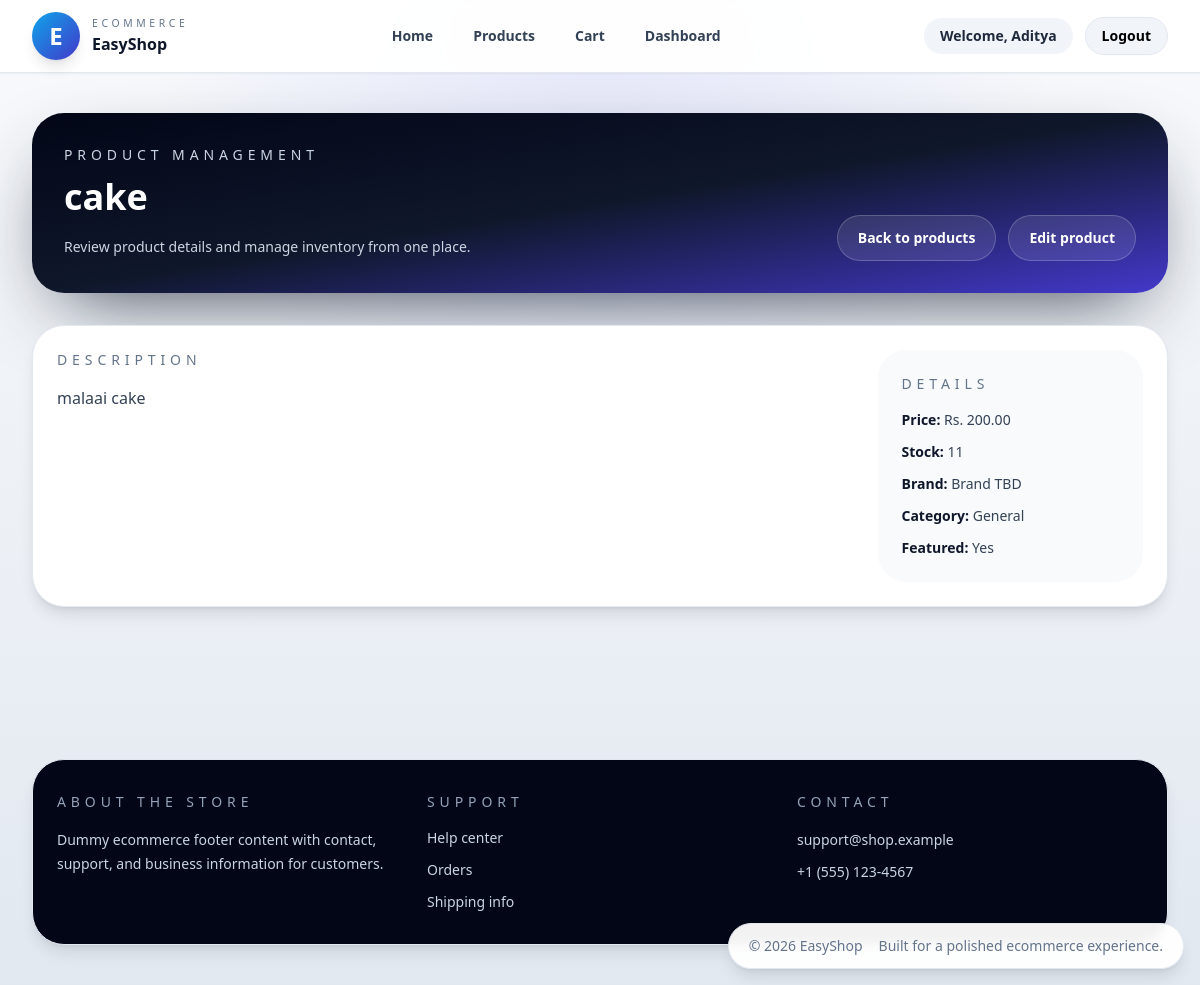
/admin-products/2/ (signed in), run on the app's committed database.
### store/models.py (models this page shows, shortened)
class Product(models.Model):
    name = models.CharField(max_length=200)
    description = models.TextField()
    price = models.DecimalField(max_digits=10, decimal_places=2)
    stock = models.IntegerField(default=10)
    image_url = models.URLField(blank=True, null=True)
    featured = models.BooleanField(default=False)
    brand = models.CharField(max_length=200, blank=True, default='')
    category = models.CharField(max_length=200, blank=True, default='')
    @property
    def description_html(self):
        return mark_safe(markdown.markdown(self.description, extensions=['extra', 'fenced_code']))

### store/views.py (the view)
# urls.py: path('admin-products/<int:product_id>/', views.admin_product_detail, name='admin_product_detail'),
@login_required(login_url='login')
def admin_product_detail(request, product_id):
    if not request.user.is_staff and not request.user.is_superuser:
        messages.error(request, 'You do not have access to this area.')
        return redirect('product_list')
    product = get_object_or_404(Product, id=product_id)
    return render(request, 'store/admin_product_detail.html', {
        'product': product,
    })

### store/templates/store/admin_product_detail.html (shortened to what this page needs)
{% extends 'store/base.html' %}
{% block content %}
<div class="space-y-8">
    <section class="rounded-[2rem] bg-gradient-to-br from-slate-950 via-slate-900 to-indigo-700 p-8 text-white shadow-[0_30px_80px_-30px_rgba(15,23,42,0.85)]">
        <div class="flex flex-col gap-4 lg:flex-row lg:items-end lg:justify-between">
            <div>
                <p class="text-sm uppercase tracking-[0.35em] text-slate-300">Product management</p>
                <h1 class="mt-3 text-3xl font-bold sm:text-4xl">{{ product.name }}</h1>
                <p class="mt-4 max-w-2xl text-sm leading-7 text-slate-300">Review product details and manage inventory from one place.</p>
            </div>
            <div class="flex flex-wrap gap-3">
                <a href="{% url 'admin_products' %}" class="inline-flex items-center justify-center rounded-full border border-white/20 bg-white/10 px-5 py-3 text-sm font-semibold text-white transition hover:bg-white/20">Back to products</a>
                <a href="{% url 'admin_product_update' product.id %}" class="inline-flex items-center justify-center rounded-full border border-white/20 bg-white/10 px-5 py-3 text-sm font-semibold text-white transition hover:bg-white/20">Edit product</a>
            </div>
        </div>
    </section>
    <section class="rounded-[2rem] border border-slate-200 bg-white p-6 shadow-lg">
        <div class="grid gap-6 lg:grid-cols-[0.75fr_0.25fr]">
            <div>
                <p class="text-sm uppercase tracking-[0.35em] text-slate-500">Description</p>
                <div class="mt-4 prose max-w-none text-slate-700">{{ product.description_html|safe }}</div>
            </div>
            <div class="rounded-[1.75rem] bg-slate-50 p-6">
                <p class="text-sm uppercase tracking-[0.35em] text-slate-500">Details</p>
                <ul class="mt-4 space-y-3 text-sm text-slate-700">
                    <li><strong class="text-slate-900">Price:</strong> Rs. {{ product.price }}</li>
                    <li><strong class="text-slate-900">Stock:</strong> {{ product.stock }}</li>
                    <li><strong class="text-slate-900">Brand:</strong> {{ product.brand|default:'Brand TBD' }}</li>
                    <li><strong class="text-slate-900">Category:</strong> {{ product.category|default:'General' }}</li>
                    <li><strong class="text-slate-900">Featured:</strong> {{ product.featured|yesno:'Yes,No' }}</li>
                </ul>
            </div>
        </div>
    </section>
</div>
{% endblock %}

### store/templates/store/base.html (shortened to what this page needs)
<!DOCTYPE html>
<html lang="en">
<head>
    <script src="https://cdn.tailwindcss.com"></script>
</head>
<body class="min-h-screen text-slate-900 antialiased">
    <header class="sticky top-0 z-40 border-b border-slate-200 bg-white/95 backdrop-blur-sm shadow-sm">
        <div class="mx-auto flex flex-wrap items-center justify-between gap-3 max-w-7xl px-4 py-3 sm:px-6 lg:px-8">
            <a href="{% url 'home' %}" class="flex items-center gap-3 min-w-0">
                <div class="grid h-12 w-12 place-items-center rounded-3xl bg-gradient-to-br from-sky-500 to-indigo-700 text-white shadow-lg">
                    <span class="text-2xl font-black">E</span>
                </div>
                <div class="min-w-0">
                    <p class="truncate text-[0.65rem] uppercase tracking-[0.35em] text-slate-500">Ecommerce</p>
                    <h1 class="text-base font-semibold text-slate-900">EasyShop</h1>
                </div>
            </a>
            <nav class="hidden items-center gap-4 text-sm font-semibold text-slate-700 md:flex">
                <a href="{% url 'home' %}" class="rounded-full px-3 py-2 transition hover:bg-slate-100 hover:text-slate-900">Home</a>
                <a href="{% url 'product_list' %}" class="rounded-full px-3 py-2 transition hover:bg-slate-100 hover:text-slate-900">Products</a>
                <a href="{% url 'cart_detail' %}" class="rounded-full px-3 py-2 transition hover:bg-slate-100 hover:text-slate-900">Cart</a>
                {% if user.is_authenticated %}
                {% if user.is_staff or user.is_superuser %}
                <a href="{% url 'admin_dashboard' %}" class="rounded-full px-3 py-2 transition hover:bg-slate-100 hover:text-slate-900">Dashboard</a>
                {% else %}
                <a href="{% url 'user_dashboard' %}" class="rounded-full px-3 py-2 transition hover:bg-slate-100 hover:text-slate-900">Dashboard</a>
                {% endif %}
                {% endif %}
            </nav>
            <div class="hidden items-center gap-3 md:flex">
                {% if user.is_authenticated %}
                    <span class="rounded-full bg-slate-100 px-4 py-2 text-sm font-semibold text-slate-800">Welcome, {{ user.username }}</span>
                    <form action="{% url 'logout' %}" method="POST" class="inline">
                        <button type="submit" class="rounded-full border border-slate-200 bg-slate-100 px-4 py-2 text-sm font-semibold text-slate-900 transition hover:bg-slate-200">Logout</button>
                    </form>
                {% endif %}
            </div>
        </div>
    </header>
    <main class="mx-auto max-w-7xl px-4 py-10 pb-28 sm:px-6 lg:px-8">
        {% block content %}{% endblock %}
    </main>
    <footer class="mx-auto max-w-7xl px-4 py-10 text-slate-600 sm:px-6 lg:px-8">
        <div class="rounded-[2rem] border border-slate-200 bg-slate-950 px-6 py-8 text-white shadow-lg shadow-slate-900/10">
            <div class="grid gap-6 md:grid-cols-3">
                <div>
                    <p class="text-sm uppercase tracking-[0.35em] text-slate-400">About the store</p>
                    <p class="mt-4 text-sm leading-6 text-slate-300">Dummy ecommerce footer content with contact, support, and business information for customers.</p>
                </div>
                <div>
                    <p class="text-sm uppercase tracking-[0.35em] text-slate-400">Support</p>
                    <ul class="mt-4 space-y-3 text-sm text-slate-300">
                        <li><a href="{% url 'home' %}" class="transition hover:text-white">Help center</a></li>
                        <li><a href="{% url 'cart_detail' %}" class="transition hover:text-white">Orders</a></li>
                        <li><a href="{% if user.is_staff or user.is_superuser %}{% url 'admin_dashboard' %}{% else %}{% url 'user_dashboard' %}{% endif %}" class="transition hover:text-white">Shipping info</a></li>
                    </ul>
                </div>
                <div>
                    <p class="text-sm uppercase tracking-[0.35em] text-slate-400">Contact</p>
                    <p class="mt-4 text-sm leading-6 text-slate-300">support@shop.example</p>
                    <p class="mt-2 text-sm leading-6 text-slate-300">+1 (555) 123-4567</p>
                </div>
            </div>
        </div>
    </footer>
    <footer class="fixed bottom-4 right-4 z-40 rounded-full border border-slate-200 bg-white/95 px-5 py-3 text-sm text-slate-500 shadow-lg backdrop-blur-sm">
        <div class="flex flex-col items-end gap-1 sm:flex-row sm:items-center sm:gap-4">
            <span>© {% now "Y" %} EasyShop</span>
            <span class="hidden sm:inline">Built for a polished ecommerce experience.</span>
        </div>
    </footer>
</body>
</html>

### store/templates/store/base.html (style rules this page uses)
body { background: radial-gradient(circle at top, rgba(99, 102, 241, 0.12), transparent 40%), linear-gradient(180deg, #f8fafc 0%, #e2e8f0 100%); }
button, input[type=submit], input[type=button], input[type=reset] { border: 1px solid rgba(15, 23, 42, 0.12); color: #000 !important; }
button { background-color: #ffffff; }

### data on the page
Product: name "cake", description_html "malaai cake", price "200.00", stock "11", brand "Brand TBD", category "General", featured "Yes"

### other printed values
{{ user.username }} "Aditya"
